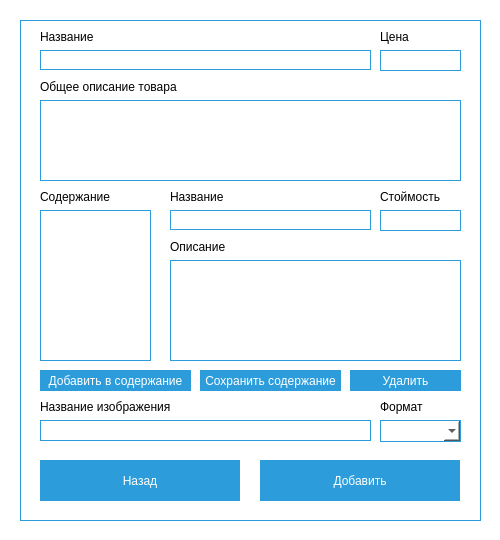
<?xml version="1.0" encoding="UTF-8"?>
<ui version="4.0">
 <class>Form</class>
 <widget class="QWidget" name="Form">
  <property name="geometry">
   <rect>
    <x>0</x>
    <y>0</y>
    <width>500</width>
    <height>540</height>
   </rect>
  </property>
  <property name="minimumSize">
   <size>
    <width>500</width>
    <height>540</height>
   </size>
  </property>
  <property name="maximumSize">
   <size>
    <width>500</width>
    <height>540</height>
   </size>
  </property>
  <property name="windowTitle">
   <string/>
  </property>
  <property name="windowIcon">
   <iconset>
    <normaloff>images/ico/pizza.ico</normaloff>images/ico/pizza.ico</iconset>
  </property>
  <property name="styleSheet">
   <string notr="true">background: #fff;</string>
  </property>
  <widget class="QFrame" name="frame_2">
   <property name="geometry">
    <rect>
     <x>20</x>
     <y>20</y>
     <width>461</width>
     <height>501</height>
    </rect>
   </property>
   <property name="styleSheet">
    <string notr="true">background: #fff;
border: 1px solid #2D9CDB;
box-sizing: border-box;</string>
   </property>
   <property name="frameShape">
    <enum>QFrame::StyledPanel</enum>
   </property>
   <property name="frameShadow">
    <enum>QFrame::Raised</enum>
   </property>
   <widget class="QPushButton" name="backButton">
    <property name="geometry">
     <rect>
      <x>20</x>
      <y>440</y>
      <width>200</width>
      <height>41</height>
     </rect>
    </property>
    <property name="font">
     <font>
      <family>Arial</family>
     </font>
    </property>
    <property name="styleSheet">
     <string notr="true">QPushButton{
background: #2D9CDB;
border:none;
color: #fff;}
QPushButton:hover{
background: #005da7;
}
QPushButton:pressed{
background:  #2D9CDB;
}</string>
    </property>
    <property name="text">
     <string>Назад</string>
    </property>
   </widget>
   <widget class="QLineEdit" name="nameForm">
    <property name="geometry">
     <rect>
      <x>20</x>
      <y>30</y>
      <width>331</width>
      <height>20</height>
     </rect>
    </property>
    <property name="font">
     <font>
      <family>Arial</family>
     </font>
    </property>
    <property name="readOnly">
     <bool>false</bool>
    </property>
   </widget>
   <widget class="QLabel" name="nameLabel">
    <property name="geometry">
     <rect>
      <x>20</x>
      <y>10</y>
      <width>151</width>
      <height>14</height>
     </rect>
    </property>
    <property name="minimumSize">
     <size>
      <width>0</width>
      <height>14</height>
     </size>
    </property>
    <property name="maximumSize">
     <size>
      <width>16777215</width>
      <height>14</height>
     </size>
    </property>
    <property name="styleSheet">
     <string notr="true">font-family: Arial;
font-size: 12px;
line-height: 14px;
color: #000000;
border:none;</string>
    </property>
    <property name="text">
     <string>Название</string>
    </property>
   </widget>
   <widget class="QScrollArea" name="scrollArea">
    <property name="geometry">
     <rect>
      <x>150</x>
      <y>240</y>
      <width>291</width>
      <height>101</height>
     </rect>
    </property>
    <property name="styleSheet">
     <string notr="true">border: 1px solid #2D9CDB;</string>
    </property>
    <property name="widgetResizable">
     <bool>true</bool>
    </property>
    <widget class="QWidget" name="scrollAreaWidgetContents">
     <property name="geometry">
      <rect>
       <x>0</x>
       <y>0</y>
       <width>289</width>
       <height>99</height>
      </rect>
     </property>
     <widget class="QTextEdit" name="descriptionEdit">
      <property name="geometry">
       <rect>
        <x>0</x>
        <y>0</y>
        <width>291</width>
        <height>101</height>
       </rect>
      </property>
      <property name="font">
       <font>
        <family>Arial</family>
       </font>
      </property>
      <property name="autoFillBackground">
       <bool>true</bool>
      </property>
      <property name="styleSheet">
       <string notr="true">border:none</string>
      </property>
      <property name="html">
       <string>&lt;!DOCTYPE HTML PUBLIC &quot;-//W3C//DTD HTML 4.0//EN&quot; &quot;http://www.w3.org/TR/REC-html40/strict.dtd&quot;&gt;
&lt;html&gt;&lt;head&gt;&lt;meta name=&quot;qrichtext&quot; content=&quot;1&quot; /&gt;&lt;style type=&quot;text/css&quot;&gt;
p, li { white-space: pre-wrap; }
&lt;/style&gt;&lt;/head&gt;&lt;body style=&quot; font-family:'Arial'; font-size:8.25pt; font-weight:400; font-style:normal;&quot;&gt;
&lt;p style=&quot;-qt-paragraph-type:empty; margin-top:0px; margin-bottom:0px; margin-left:0px; margin-right:0px; -qt-block-indent:0; text-indent:0px; font-family:'MS Shell Dlg 2';&quot;&gt;&lt;br /&gt;&lt;/p&gt;&lt;/body&gt;&lt;/html&gt;</string>
      </property>
     </widget>
    </widget>
   </widget>
   <widget class="QLineEdit" name="priceProdEdit">
    <property name="geometry">
     <rect>
      <x>360</x>
      <y>30</y>
      <width>81</width>
      <height>21</height>
     </rect>
    </property>
    <property name="font">
     <font>
      <family>Arial</family>
     </font>
    </property>
    <property name="readOnly">
     <bool>false</bool>
    </property>
   </widget>
   <widget class="QLabel" name="priceProdLabel">
    <property name="geometry">
     <rect>
      <x>360</x>
      <y>10</y>
      <width>71</width>
      <height>14</height>
     </rect>
    </property>
    <property name="minimumSize">
     <size>
      <width>0</width>
      <height>14</height>
     </size>
    </property>
    <property name="maximumSize">
     <size>
      <width>16777215</width>
      <height>14</height>
     </size>
    </property>
    <property name="styleSheet">
     <string notr="true">font-family: Arial;
font-size: 12px;
line-height: 14px;
color: #000000;
border:none;</string>
    </property>
    <property name="text">
     <string>Цена</string>
    </property>
   </widget>
   <widget class="QLabel" name="toPodLabel_4">
    <property name="geometry">
     <rect>
      <x>20</x>
      <y>170</y>
      <width>81</width>
      <height>14</height>
     </rect>
    </property>
    <property name="minimumSize">
     <size>
      <width>0</width>
      <height>14</height>
     </size>
    </property>
    <property name="maximumSize">
     <size>
      <width>16777215</width>
      <height>14</height>
     </size>
    </property>
    <property name="styleSheet">
     <string notr="true">font-family: Arial;
font-size: 12px;
line-height: 14px;
color: #000000;
border:none;</string>
    </property>
    <property name="text">
     <string>Содержание</string>
    </property>
   </widget>
   <widget class="QLabel" name="desLabel">
    <property name="geometry">
     <rect>
      <x>150</x>
      <y>220</y>
      <width>81</width>
      <height>14</height>
     </rect>
    </property>
    <property name="minimumSize">
     <size>
      <width>0</width>
      <height>14</height>
     </size>
    </property>
    <property name="maximumSize">
     <size>
      <width>16777215</width>
      <height>14</height>
     </size>
    </property>
    <property name="styleSheet">
     <string notr="true">font-family: Arial;
font-size: 12px;
line-height: 14px;
color: #000000;
border:none;</string>
    </property>
    <property name="text">
     <string>Описание</string>
    </property>
   </widget>
   <widget class="QListWidget" name="listWidget">
    <property name="geometry">
     <rect>
      <x>20</x>
      <y>190</y>
      <width>111</width>
      <height>151</height>
     </rect>
    </property>
    <property name="font">
     <font>
      <family>Arial</family>
     </font>
    </property>
   </widget>
   <widget class="QLineEdit" name="nameDesForm">
    <property name="geometry">
     <rect>
      <x>150</x>
      <y>190</y>
      <width>201</width>
      <height>20</height>
     </rect>
    </property>
    <property name="font">
     <font>
      <family>Arial</family>
     </font>
    </property>
    <property name="autoFillBackground">
     <bool>false</bool>
    </property>
    <property name="text">
     <string/>
    </property>
    <property name="dragEnabled">
     <bool>false</bool>
    </property>
    <property name="readOnly">
     <bool>false</bool>
    </property>
   </widget>
   <widget class="QLabel" name="nameToProdlabel">
    <property name="geometry">
     <rect>
      <x>150</x>
      <y>170</y>
      <width>71</width>
      <height>14</height>
     </rect>
    </property>
    <property name="minimumSize">
     <size>
      <width>0</width>
      <height>14</height>
     </size>
    </property>
    <property name="maximumSize">
     <size>
      <width>16777215</width>
      <height>14</height>
     </size>
    </property>
    <property name="styleSheet">
     <string notr="true">font-family: Arial;
font-size: 12px;
line-height: 14px;
color: #000000;
border:none;</string>
    </property>
    <property name="text">
     <string>Название</string>
    </property>
   </widget>
   <widget class="QLineEdit" name="priceToProdEdit">
    <property name="geometry">
     <rect>
      <x>360</x>
      <y>190</y>
      <width>81</width>
      <height>21</height>
     </rect>
    </property>
    <property name="font">
     <font>
      <family>Arial</family>
     </font>
    </property>
    <property name="autoFillBackground">
     <bool>false</bool>
    </property>
   </widget>
   <widget class="QLabel" name="priceToProdLabel">
    <property name="geometry">
     <rect>
      <x>360</x>
      <y>170</y>
      <width>61</width>
      <height>14</height>
     </rect>
    </property>
    <property name="minimumSize">
     <size>
      <width>0</width>
      <height>14</height>
     </size>
    </property>
    <property name="maximumSize">
     <size>
      <width>16777215</width>
      <height>14</height>
     </size>
    </property>
    <property name="styleSheet">
     <string notr="true">font-family: Arial;
font-size: 12px;
line-height: 14px;
color: #000000;
border:none;</string>
    </property>
    <property name="text">
     <string>Стоймость</string>
    </property>
   </widget>
   <widget class="QLineEdit" name="imgEdit">
    <property name="geometry">
     <rect>
      <x>20</x>
      <y>400</y>
      <width>331</width>
      <height>21</height>
     </rect>
    </property>
    <property name="font">
     <font>
      <family>Arial</family>
     </font>
    </property>
    <property name="autoFillBackground">
     <bool>false</bool>
    </property>
    <property name="readOnly">
     <bool>false</bool>
    </property>
   </widget>
   <widget class="QLabel" name="imglabel">
    <property name="geometry">
     <rect>
      <x>20</x>
      <y>380</y>
      <width>151</width>
      <height>14</height>
     </rect>
    </property>
    <property name="minimumSize">
     <size>
      <width>0</width>
      <height>14</height>
     </size>
    </property>
    <property name="maximumSize">
     <size>
      <width>16777215</width>
      <height>14</height>
     </size>
    </property>
    <property name="styleSheet">
     <string notr="true">font-family: Arial;
font-size: 12px;
line-height: 14px;
color: #000000;
border:none;</string>
    </property>
    <property name="text">
     <string>Название изображения</string>
    </property>
   </widget>
   <widget class="QLabel" name="formatlabel">
    <property name="geometry">
     <rect>
      <x>360</x>
      <y>380</y>
      <width>61</width>
      <height>14</height>
     </rect>
    </property>
    <property name="minimumSize">
     <size>
      <width>0</width>
      <height>14</height>
     </size>
    </property>
    <property name="maximumSize">
     <size>
      <width>16777215</width>
      <height>14</height>
     </size>
    </property>
    <property name="styleSheet">
     <string notr="true">font-family: Arial;
font-size: 12px;
line-height: 14px;
color: #000000;
border:none;</string>
    </property>
    <property name="text">
     <string>Формат</string>
    </property>
   </widget>
   <widget class="QScrollArea" name="scrollArea_2">
    <property name="geometry">
     <rect>
      <x>20</x>
      <y>80</y>
      <width>421</width>
      <height>81</height>
     </rect>
    </property>
    <property name="styleSheet">
     <string notr="true">border: 1px solid #2D9CDB;</string>
    </property>
    <property name="widgetResizable">
     <bool>true</bool>
    </property>
    <widget class="QWidget" name="scrollAreaWidgetContents_2">
     <property name="geometry">
      <rect>
       <x>0</x>
       <y>0</y>
       <width>419</width>
       <height>79</height>
      </rect>
     </property>
     <widget class="QTextEdit" name="desProdEdit">
      <property name="geometry">
       <rect>
        <x>0</x>
        <y>0</y>
        <width>421</width>
        <height>81</height>
       </rect>
      </property>
      <property name="font">
       <font>
        <family>Arial</family>
       </font>
      </property>
      <property name="autoFillBackground">
       <bool>true</bool>
      </property>
      <property name="styleSheet">
       <string notr="true">border:none</string>
      </property>
      <property name="html">
       <string>&lt;!DOCTYPE HTML PUBLIC &quot;-//W3C//DTD HTML 4.0//EN&quot; &quot;http://www.w3.org/TR/REC-html40/strict.dtd&quot;&gt;
&lt;html&gt;&lt;head&gt;&lt;meta name=&quot;qrichtext&quot; content=&quot;1&quot; /&gt;&lt;style type=&quot;text/css&quot;&gt;
p, li { white-space: pre-wrap; }
&lt;/style&gt;&lt;/head&gt;&lt;body style=&quot; font-family:'Arial'; font-size:8.25pt; font-weight:400; font-style:normal;&quot;&gt;
&lt;p style=&quot;-qt-paragraph-type:empty; margin-top:0px; margin-bottom:0px; margin-left:0px; margin-right:0px; -qt-block-indent:0; text-indent:0px; font-family:'MS Shell Dlg 2';&quot;&gt;&lt;br /&gt;&lt;/p&gt;&lt;/body&gt;&lt;/html&gt;</string>
      </property>
     </widget>
    </widget>
   </widget>
   <widget class="QLabel" name="decALabel">
    <property name="geometry">
     <rect>
      <x>20</x>
      <y>60</y>
      <width>151</width>
      <height>14</height>
     </rect>
    </property>
    <property name="minimumSize">
     <size>
      <width>0</width>
      <height>14</height>
     </size>
    </property>
    <property name="maximumSize">
     <size>
      <width>16777215</width>
      <height>14</height>
     </size>
    </property>
    <property name="styleSheet">
     <string notr="true">font-family: Arial;
font-size: 12px;
line-height: 14px;
color: #000000;
border:none;</string>
    </property>
    <property name="text">
     <string>Общее описание товара</string>
    </property>
   </widget>
   <widget class="QPushButton" name="saveButton">
    <property name="geometry">
     <rect>
      <x>240</x>
      <y>440</y>
      <width>200</width>
      <height>41</height>
     </rect>
    </property>
    <property name="font">
     <font>
      <family>Arial</family>
     </font>
    </property>
    <property name="styleSheet">
     <string notr="true">QPushButton{
background: #2D9CDB;
border:none;
color: #fff;}
QPushButton:hover{
background: #005da7;
}
QPushButton:pressed{
background:  #2D9CDB;
}</string>
    </property>
    <property name="text">
     <string>Добавить</string>
    </property>
   </widget>
   <widget class="QComboBox" name="formatBox">
    <property name="geometry">
     <rect>
      <x>360</x>
      <y>400</y>
      <width>81</width>
      <height>22</height>
     </rect>
    </property>
    <property name="font">
     <font>
      <family>Arial</family>
     </font>
    </property>
   </widget>
   <widget class="QPushButton" name="addListButton">
    <property name="geometry">
     <rect>
      <x>20</x>
      <y>350</y>
      <width>151</width>
      <height>21</height>
     </rect>
    </property>
    <property name="font">
     <font>
      <family>Arial</family>
     </font>
    </property>
    <property name="styleSheet">
     <string notr="true">QPushButton{
background: #2D9CDB;
border:none;
color: #fff;}
QPushButton:hover{
background: #005da7;
}
QPushButton:pressed{
background:  #2D9CDB;
}</string>
    </property>
    <property name="text">
     <string>Добавить в содержание</string>
    </property>
   </widget>
   <widget class="QPushButton" name="delToListButton">
    <property name="geometry">
     <rect>
      <x>330</x>
      <y>350</y>
      <width>111</width>
      <height>21</height>
     </rect>
    </property>
    <property name="font">
     <font>
      <family>Arial</family>
     </font>
    </property>
    <property name="styleSheet">
     <string notr="true">QPushButton{
background: #2D9CDB;
border:none;
color: #fff;}
QPushButton:hover{
background: #005da7;
}
QPushButton:pressed{
background:  #2D9CDB;
}</string>
    </property>
    <property name="text">
     <string>Удалить</string>
    </property>
   </widget>
   <widget class="QPushButton" name="saveListButton">
    <property name="geometry">
     <rect>
      <x>180</x>
      <y>350</y>
      <width>141</width>
      <height>21</height>
     </rect>
    </property>
    <property name="font">
     <font>
      <family>Arial</family>
     </font>
    </property>
    <property name="styleSheet">
     <string notr="true">QPushButton{
background: #2D9CDB;
border:none;
color: #fff;}
QPushButton:hover{
background: #005da7;
}
QPushButton:pressed{
background:  #2D9CDB;
}</string>
    </property>
    <property name="text">
     <string>Сохранить содержание</string>
    </property>
   </widget>
  </widget>
 </widget>
 <resources/>
 <connections/>
</ui>
